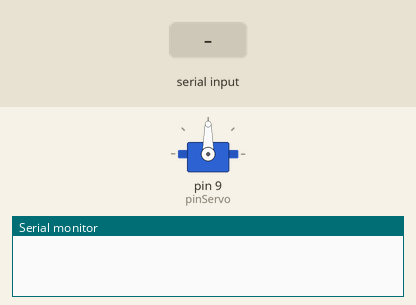
A sketch run on a simulated Arduino Uno, built with avr-gcc and run on an emulated ATmega328P. Parts: servo, the last lines printed to the serial monitor. The test bench sets the inputs (shaded band).

Above: at 1.2 s.
1.3 s: "90,45\n" received over Serial
At 1.7 s:
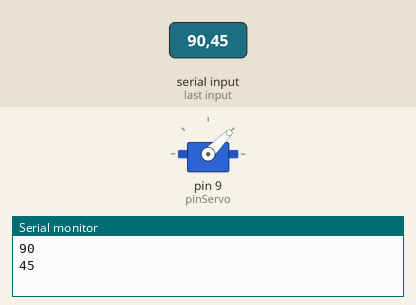
2.8 s: "30,150\n" received over Serial
At 4.0 s:
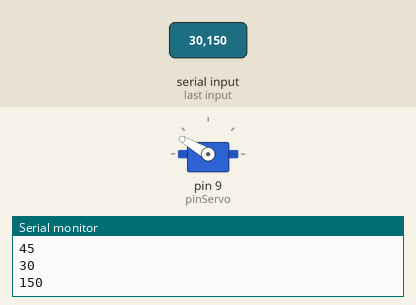
4.3 s: "5\n" received over Serial
At 5.0 s:
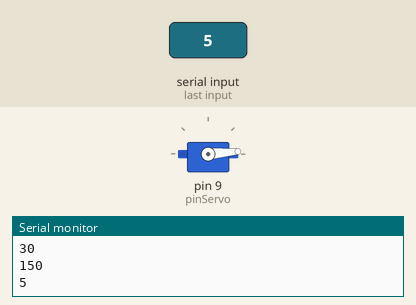
5.8 s: "90\n" received over Serial
At 6.2 s:
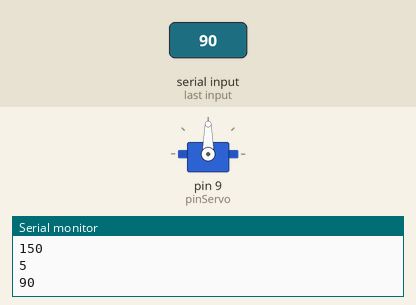
Timing chart, 0 to 8.3 s (numbered marks = the images above; inputs shaded):
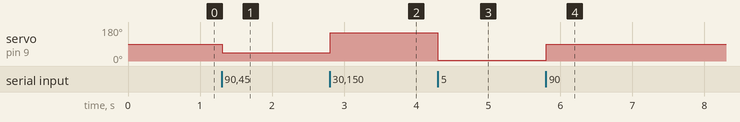

Measured:
- after the input at 1.3 s, servo on pin 9 (pinServo): 90° → 45° at once
- after the input at 2.8 s, servo on pin 9 (pinServo): 45° → 150° at once
- after the input at 4.3 s, servo on pin 9 (pinServo): 150° → 5° at once
- after the input at 5.8 s, servo on pin 9 (pinServo): 5° → 90° at once

The sketch:

slider_servo.ino
```cpp
#include <Servo.h>

Servo miServo;
const int pinServo = 9;

void setup() {
  Serial.begin(9600);
  miServo.attach(pinServo);
  miServo.write(90);
}

void loop() {
  if (Serial.available() > 0) {
    int ang = Serial.parseInt();
    while (Serial.available() > 0) Serial.read(); // limpia \n

    if (ang >= 0 && ang <= 180) {
      miServo.write(ang);
      Serial.println(ang);
    }
  }
}
```
